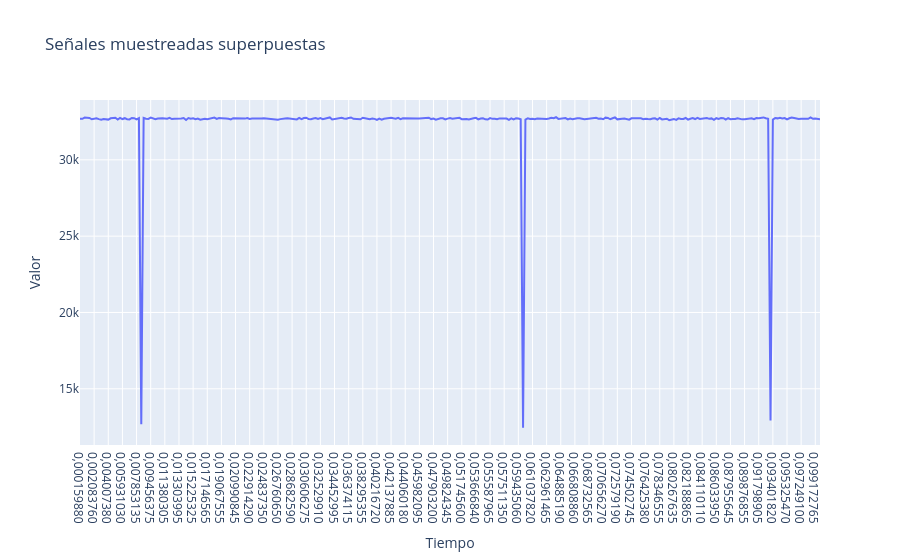

Notebook cell for this chart:
### Code cell
fig = go.Figure()


# Agregamos cada señal como un trazo
fig.add_trace(go.Scatter(x = resultados_tiempos[3], y=new_arr3, mode='lines', name='Señal 3'))

# Opciones de layout
fig.update_layout(
    title='Señales muestreadas superpuestas',
    xaxis_title='Tiempo',
    yaxis_title='Valor',
    hovermode='x unified'
)

fig.show()

### Figure 1 — Plotly figure (JSON) as saved in the notebook; plotly's stock layout.template omitted (floating-point values rounded to 4 significant figures; data arrays with more than 128 entries replaced by an {"elided": "..."} marker saying what was removed)
{"data": [{"mode": "lines", "name": "Señal 3", "type": "scatter", "x": {"elided": "315 str values"}, "y": {"elided": "315 int values"}}], "layout": {"hovermode": "x unified", "title": {"text": "Señales muestreadas superpuestas"}, "xaxis": {"title": {"text": "Tiempo"}}, "yaxis": {"title": {"text": "Valor"}}}}
